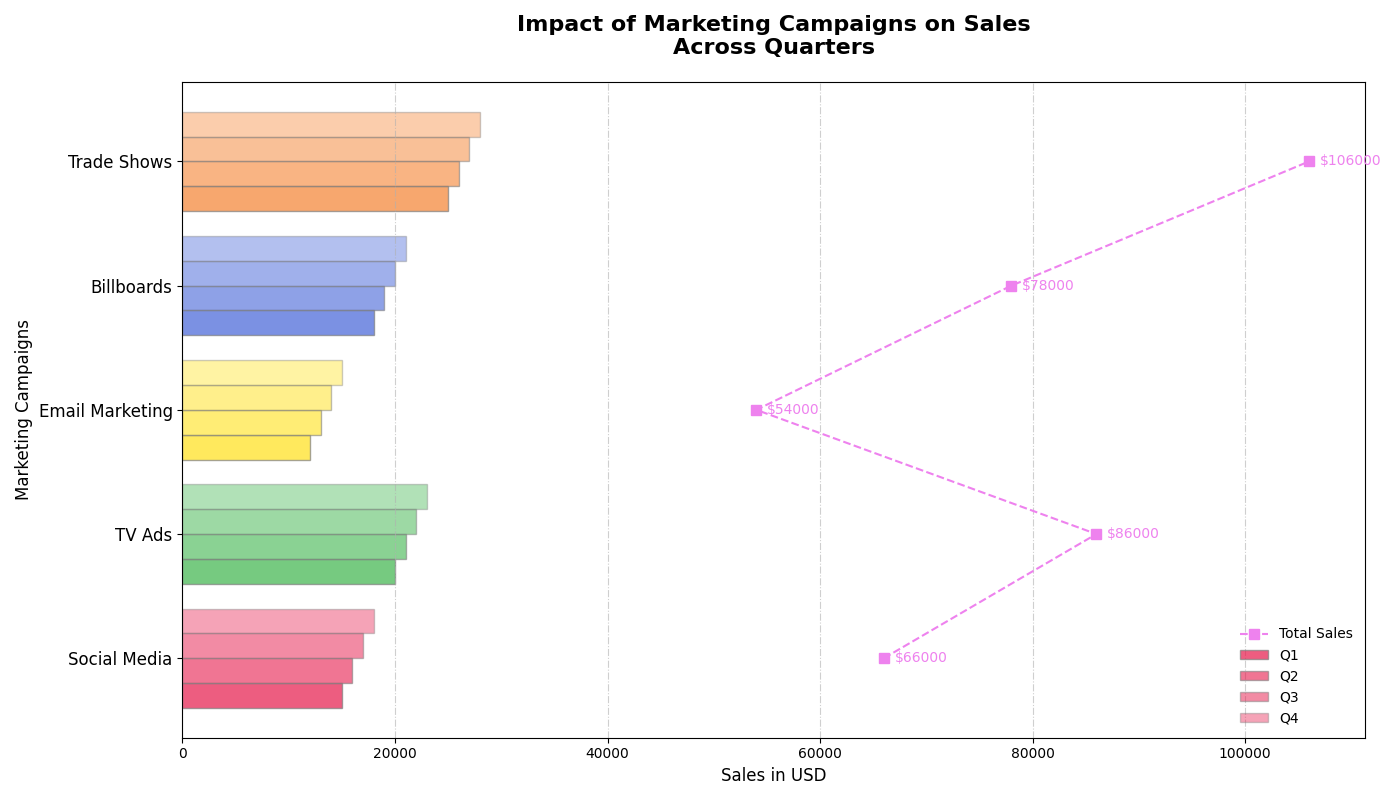

The Python source for this figure:
import matplotlib.pyplot as plt
import numpy as np

campaigns = ['Social Media', 'TV Ads', 'Email Marketing', 'Billboards', 'Trade Shows']
Q1_sales = np.array([15000, 20000, 12000, 18000, 25000])
Q2_sales = np.array([16000, 21000, 13000, 19000, 26000])
Q3_sales = np.array([17000, 22000, 14000, 20000, 27000])
Q4_sales = np.array([18000, 23000, 15000, 21000, 28000])

total_sales = Q1_sales + Q2_sales + Q3_sales + Q4_sales

# New colors for each campaign
colors_campaigns = ['#e6194b', '#3cb44b', '#ffe119', '#4363d8', '#f58231']  # Red, Green, Yellow, Blue, Orange

fig, ax = plt.subplots(figsize=(14, 8))

bar_height = 0.2
positions = np.arange(len(campaigns))

ax.barh(positions - 1.5*bar_height, Q1_sales, height=bar_height, color=colors_campaigns, edgecolor='grey', label='Q1', alpha=0.7)
ax.barh(positions - 0.5*bar_height, Q2_sales, height=bar_height, color=colors_campaigns, edgecolor='grey', label='Q2', alpha=0.6)
ax.barh(positions + 0.5*bar_height, Q3_sales, height=bar_height, color=colors_campaigns, edgecolor='grey', label='Q3', alpha=0.5)
ax.barh(positions + 1.5*bar_height, Q4_sales, height=bar_height, color=colors_campaigns, edgecolor='grey', label='Q4', alpha=0.4)

ax.plot(total_sales, positions, color='violet', marker='s', linestyle='--', linewidth=1.5, markersize=7, label='Total Sales')

for i, total_val in enumerate(total_sales):
    ax.text(total_val + 1000, i, f'${int(total_val)}', ha='left', va='center', fontsize=10, color='violet')

ax.set_title("Impact of Marketing Campaigns on Sales\nAcross Quarters", fontsize=16, fontweight='bold', pad=20)
ax.set_xlabel("Sales in USD", fontsize=12)
ax.set_ylabel("Marketing Campaigns", fontsize=12)

ax.set_yticks(positions)
ax.set_yticklabels(campaigns, fontsize=12)

ax.xaxis.grid(True, linestyle='-.', alpha=0.6)

ax.legend(frameon=False, loc='best')

plt.tight_layout()
plt.show()
